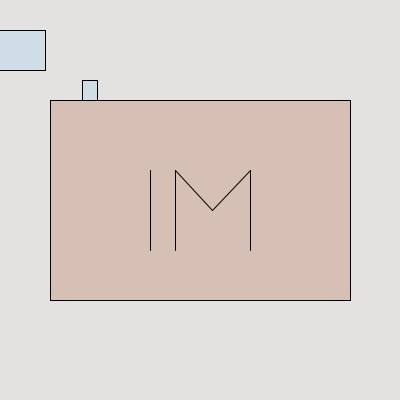
Frame 1 (no input)
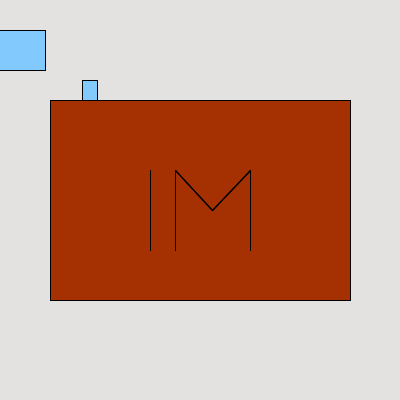
Frame 60 (the mouse pressed at the canvas centre just before this capture)
Frame 120 (the mouse held since frame 60 and released just before this capture): identical to frame 60, image omitted

The Processing sketch that drew these frames (run headless with seeded random() and noise(); from frame 60 on, the mouse is pressed at the canvas centre):

// Processing sketch: processing_132092
// ── processing_132092.pde

float value = 0;
float num = random(0, 255);
float move = 0;

void setup() {
	size (400, 400);
	background(227, 226, 224);
	smooth();
	frameRate(30);
}

void keyPressed(){
		value = random(15, 210);;
		move = random(0, 400);
}

void draw(){
	

	//Draw main rectangle (body)
	fill(num, value+45, value-15, 50);
	rectMode(CENTER);
	rect(200,200, 300, 200);
	
	//Draw secondary rectangle (flash)
	fill(128, 200, 255, 50);
	//noStroke();
	rect(move, move+50, 90, 40);
	//rect(200, 80, 90, 40);
	

	//Draw tertiary rectangle (button)
	rect(90, 90, 15, 20);

	//Draw circle
	fill(255);
	stroke(0);
	ellipse(200, 210, value, value);
	
	//Draw letters I & M
	line(150, 170, 150, 250);
	line(175, 170, 175, 250);
	line(175, 170, 212.5, 210);
	line(212.5, 210, 250, 170);
	line(250, 170, 250, 250);

}
